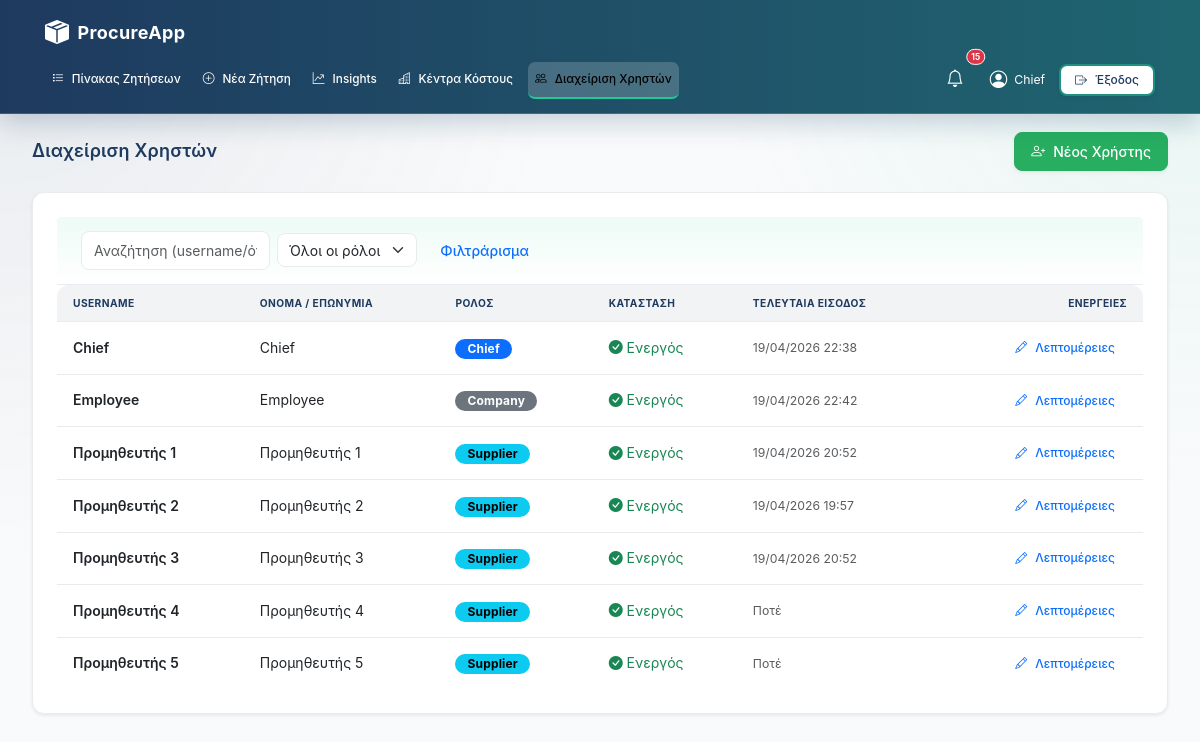
The app's page /chief/users (signed in), older data.
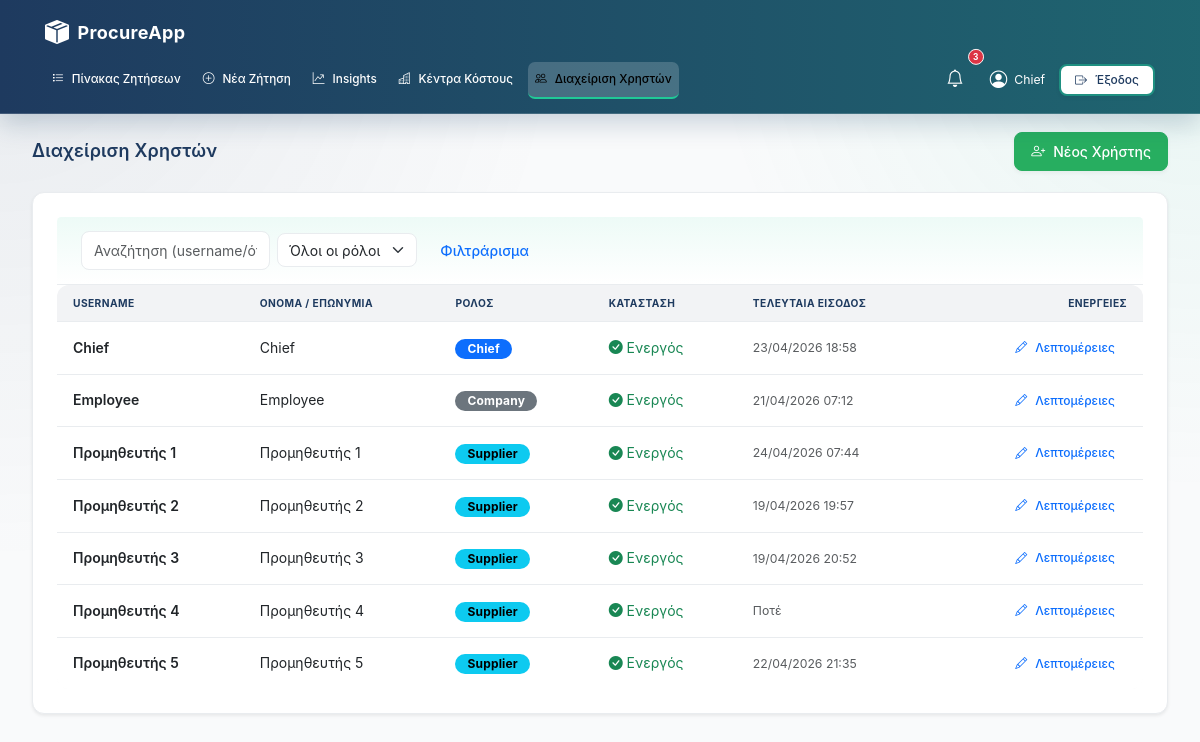
The same page, newer data.
### models.py (models this page shows, shortened)
class User(db.Model):
    __tablename__ = "users"
    id = db.Column(db.Integer, primary_key=True)
    username = db.Column(db.String(80), unique=True, nullable=False)
    display_name = db.Column(db.String(120), nullable=False)
    role = db.Column(db.String(20), nullable=False)
    password_hash = db.Column(db.String(255), nullable=False)
    is_active = db.Column(db.Boolean, default=True, nullable=False)
    created_at = db.Column(db.DateTime, default=datetime.utcnow)
    last_login_at = db.Column(db.DateTime, nullable=True)
    first_name = db.Column(db.String(120), nullable=True)
    last_name  = db.Column(db.String(120), nullable=True)
    approval_limit = db.Column(db.Numeric(12, 2), default=500.00)
    bids = db.relationship("Bid", backref="supplier", lazy=True)

### app/routes/admin.py (the view)
@admin_bp.route("/users")
@require_role("chief")
def users():
    users_list = User.query.all()
    return render_template("chief_users.html", users=users_list)

### app/auth.py (called while the page is built)
def require_roles(*roles):
    def wrap(fn):
        @wraps(fn)
        def inner(*args, **kwargs):
            if session.get("role") not in roles:
                flash("Δεν έχεις δικαίωμα πρόσβασης.", "danger")
                return redirect(url_for("auth.login"))
            return fn(*args, **kwargs)
        return inner
    return wrap

### templates/chief_users.html (shortened to what this page needs)
{% extends "base.html" %}
{% block content %}
<div class="d-flex justify-content-between align-items-center mb-4">
    <h3 class="mb-0">Διαχείριση Χρηστών</h3>
    <a class="btn btn-success" href="{{ url_for('admin.user_new') }}"><i class="bi bi-person-plus"></i> Νέος Χρήστης</a>
</div>
<div class="card shadow-sm">
  <div class="card-header bg-white py-3">
      <form class="row g-2 align-items-center" method="get">
        <div class="col-sm-6 col-md-4">
          <input class="form-control" name="q" value="{{ q or '' }}" placeholder="Αναζήτηση (username/όνομα)...">
        </div>
        <div class="col-sm-4 col-md-3">
          <select class="form-select" name="role">
            <option value="all">Όλοι οι ρόλοι</option>
          </select>
        </div>
        <div class="col-auto">
          <button class="btn btn-outline-primary">Φιλτράρισμα</button>
        </div>
      </form>
  </div>
  <div class="table-responsive">
    <table class="table table-hover align-middle mb-0">
      <thead class="table-light">
        <tr>
          <th>Username</th>
          <th>Όνομα / Επωνυμία</th>
          <th>Ρόλος</th>
          <th>Κατάσταση</th>
          <th>Τελευταία Είσοδος</th>
          <th class="text-end">Ενέργειες</th>
        </tr>
      </thead>
      <tbody>
        {% for u in users %}
        <tr>
          <td class="fw-semibold">{{ u.username }}</td>
          <td>{{ u.display_name }}</td>
          <td>
            {% if u.role == 'chief' %}<span class="badge text-bg-primary">Chief</span>
            {% elif u.role == 'company' %}<span class="badge text-bg-secondary">Company</span>
            {% elif u.role == 'supplier' %}<span class="badge text-bg-info">Supplier</span>
            {% else %}<span class="badge text-bg-light text-dark">{{ u.role }}</span>{% endif %}
          </td>
          <td>
            {% if u.is_active %}
              <span class="text-success"><i class="bi bi-check-circle-fill"></i> Ενεργός</span>
            {% else %}
              <span class="text-muted"><i class="bi bi-x-circle-fill"></i> Ανενεργός</span>
            {% endif %}
          </td>
          <td class="text-muted small">{{ u.last_login_at.strftime('%d/%m/%Y %H:%M') if u.last_login_at else 'Ποτέ' }}</td>
          <td class="text-end">
            <a class="btn btn-sm btn-outline-primary" href="{{ url_for('admin.user_detail', user_id=u.id) }}">
              <i class="bi bi-pencil"></i> Λεπτομέρειες
            </a>
          </td>
        </tr>
        {% else %}
          <tr><td colspan="6" class="text-center py-4 text-muted">Δεν βρέθηκαν χρήστες.</td></tr>
        {% endfor %}
      </tbody>
    </table>
  </div>
</div>
{% endblock %}

Row changes from the older to the newer data that the page shows:
changed User "Chief": last_login_at "19/04/2026 22:38" → "23/04/2026 18:58"
changed User "Employee": last_login_at "19/04/2026 22:42" → "21/04/2026 07:12"
changed User "Προμηθευτής 1": last_login_at "19/04/2026 20:52" → "24/04/2026 07:44"
changed User "Προμηθευτής 5": last_login_at "Ποτέ" → "22/04/2026 21:35"
Text that changed along with them:
{{ unread_notifs|length }}: "15" → "3"
